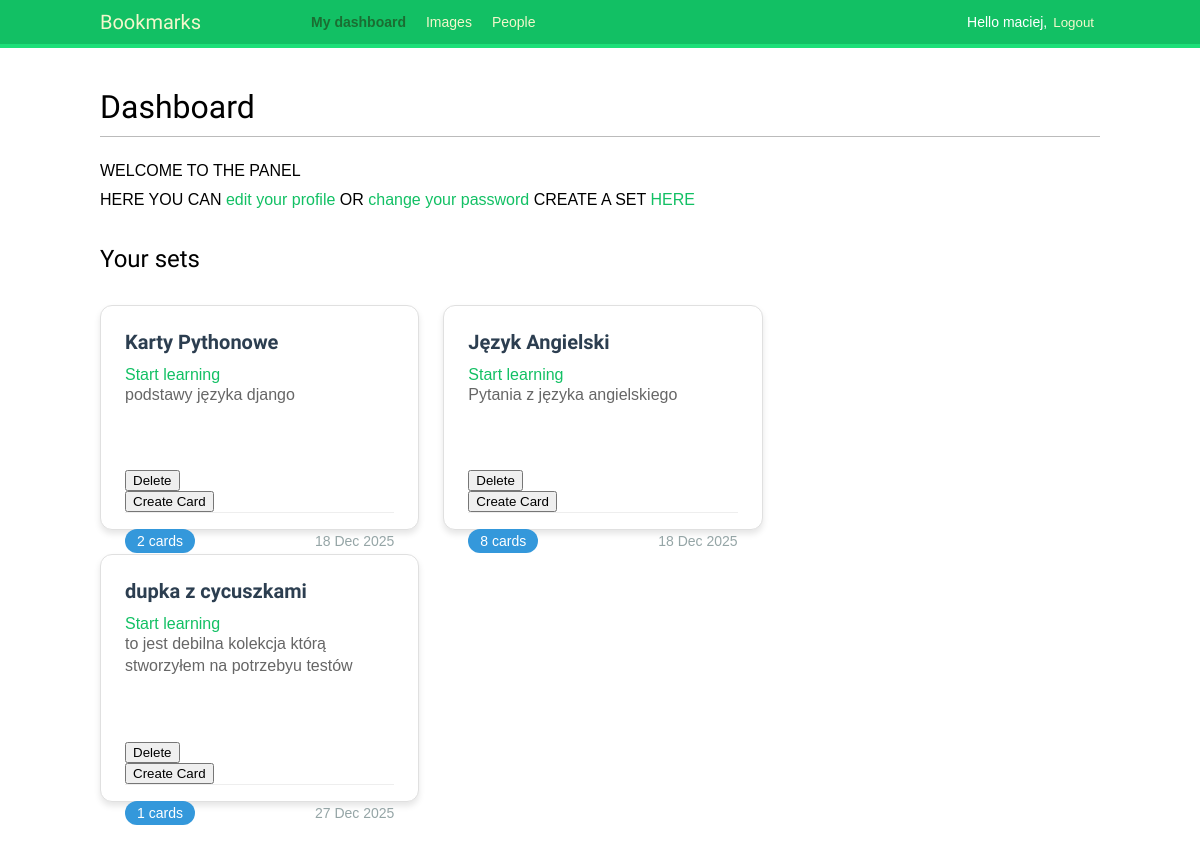
Page /account/ (signed in) on the earlier database version.
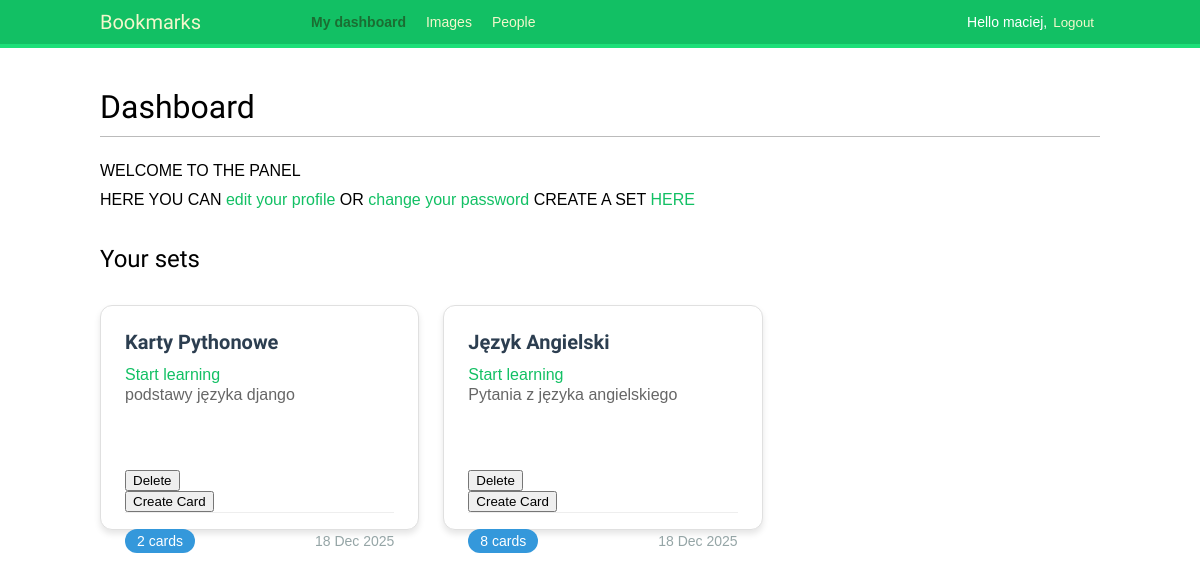
Same page on the later database version.
### sets/models.py (models this page shows, shortened)
class Set(models.Model):
    owner=models.ForeignKey(
        User,
        on_delete=models.CASCADE,
        related_name='sets'
    )
    name = models.CharField(max_length=255, unique=True)
    description = models.CharField(blank=True)
    created_at = models.DateTimeField(auto_now_add=True)
    sessions_count = models.PositiveIntegerField(default=0, editable=False)
    @property
    def cards_count(self):
        return self.cards.count()

### account/views.py (the view)
# urls.py: path('', dashboard, name='dashboard'),
@login_required
def dashboard(request):
    sets = Set.objects.filter(owner=request.user)
    return render(
        request,
        'account/dashboard.html',
        {
            'section': 'dashboard',
            'sets': sets
        }
    )

### account/templates/account/dashboard.html (shortened to what this page needs)
{% extends "base.html" %}
{% block content %}
  <h1>Dashboard</h1>
  <p>
    WELCOME TO THE PANEL
    <br>
    HERE YOU CAN <a href="{% url 'edit' %}">edit your profile</a> OR <a href="{% url 'password_change' %}">change your password</a>
    CREATE A SET <a href="{% url 'sets:set_create' %}"> HERE </a>
    <br>
  </p>
  <h2>Your sets</h2>
  {% include 'sets/sets_plates.html' %}
{% endblock %}

### account/templates/base.html (shortened to what this page needs)
{% load static %}
<!DOCTYPE html>
<html>
<head>
  <link href="{% static "css/base.css" %}" rel="stylesheet">
</head>
<body>
  <div id="header">
    <span class="logo">Bookmarks</span>
    {% if request.user.is_authenticated %}
      <ul class="menu">
        <li {% if section == "dashboard" %}class="selected"{% endif %}>
          <a href="{% url "dashboard" %}">My dashboard</a>
        </li>
        <li {% if section == "images" %}class="selected"{% endif %}>
          <a href="#">Images</a>
        </li>
        <li {% if section == "people" %}class="selected"{% endif %}>
          <a href="#">People</a>
        </li>
      </ul>
    {% endif %}
    <span class="user">
      {% if request.user.is_authenticated %}
        Hello {{ request.user.first_name|default:request.user.username }},
        <form action="{% url "logout" %}" method="post">
          <button type="submit">Logout</button>
        </form>
      {% else %}
        <a href="{% url "login" %}">Log-in</a>
      {% endif %}
    </span>
  </div>
  <div id="content">
    {% block content %}
    {% endblock %}
  </div>
</body>
</html>

### sets/templates/sets/sets_plates.html (shortened to what this page needs)
{% load static %}
<head>
  <link href="{% static "styles/sets_styles.css" %}" rel="stylesheet">
</head>
{% if sets %}
  <div id="sets-container">
    <ul class="sets-grid">
      {% for set in sets %}
        <li class="set-card">
          <div class="set-content">
            <h3 class="set-title">{{ set.name }}</h3>
            <a href="{% url 'learn_sessions:start' set.id %}">
              Start learning
            </a>
            <p class="set-description">{{ set.description|default:"No description" }}</p>
            <div class="delete_set">
              <form method="post"
                  action="{% url 'sets:delete' set.id %}"
                  onsubmit="return confirm('Are you sure you want to permanently remove the {{ set.name }} set?');">
                <button type="submit">Delete</button>
              </form>
            </div>
            <div class="create_card">
              <form method="post" action="{% url 'sets:create' set.id %}">
                <button type="submit">Create Card</button>
              </form>
            </div>
            <div class="set-footer">
              <span class="card-count">{{ set.cards_count }} cards</span>
              <small class="set-date">{{ set.created_at|date:"d M Y" }}</small>
            </div>
          </div>
        </li>
      {% endfor %}
    </ul>
  </div>
{% else %}
  <p class="empty-state">You don't have any sets yet.</p>
{% endif %}

### account/static/css/base.css (style rules this page uses)
body { margin:0; padding:0; font-family:helvetica, sans-serif; }
p { line-height: 1.8; }
a { color:#12c064; text-decoration:none; }
h1, h2, h3, h4, h5 , h6 { font-family: 'Muli', sans-serif; font-weight:normal; }
h1 { border-bottom:1px solid #bbb; padding:0 0 10px 0; margin:10px 0 20px 0; }
h2 { margin:30px 0 20px; }
#header { padding:10px 100px; font-size:14px; background:#12c064; color:#fff; border-bottom:4px solid #1cdf78; overflow:auto; }
#header .logo { font-family: 'Muli', sans-serif; float:left; color:#f3f7cc; font-size:20px; margin-right:10%; }
#header ul.menu { list-style:none; float:left; margin:0; padding:0; }
#header ul.menu li { float:left; padding:4px 10px; }
#header ul.menu li.selected a, #header ul.menu li.selected a:hover { color:#1b6d32; font-weight:bold; }
#header a { color:#f3f7cc; }
#header .user { float:right; padding-top:4px; }
#header .user form { display:inline; float:right; }
#header .user button { background:none; color:#f3f7cc; border:none; cursor:pointer; float:left; display:inline; }
#content { padding:30px 100px; }
form { overflow:auto; }

### sets/static/styles/sets_styles.css (style rules this page uses)
#sets-container { margin: 2rem 0; }
.sets-grid { list-style: none; padding: 0; margin: 0; display: flex; flex-wrap: wrap; gap: 1.5rem; }
.set-card { background: white; border-radius: 12px; box-shadow: 0 4px 6px rgba(0, 0, 0, 0.1); border: 1px solid #e0e0e0; width: calc(33.333% - 1rem); min-width: 250px; transition: transform 0.2s, box-shadow 0.2s; }
.set-content { padding: 1.5rem; height: 100%; display: flex; flex-direction: column; }
.set-title { margin: 0 0 0.75rem 0; font-size: 1.25rem; color: #2c3e50; font-weight: 600; }
.set-description { margin: 0 0 1rem 0; color: #666; line-height: 1.4; flex-grow: 1; }
.set-footer { display: flex; justify-content: space-between; align-items: center; padding-top: 1rem; border-top: 1px solid #eee; margin-top: auto; }
.card-count { background: #3498db; color: white; padding: 0.25rem 0.75rem; border-radius: 20px; font-size: 0.875rem; font-weight: 500; }
.set-date { color: #95a5a6; font-size: 0.875rem; }

Differences in the rows shown:
removed Set: name "dupka z cycuszkami", description "to jest debilna kolekcja którą stworzyłem na potrzebyu testów", cards_count "1", created_at "27 Dec 2025"
